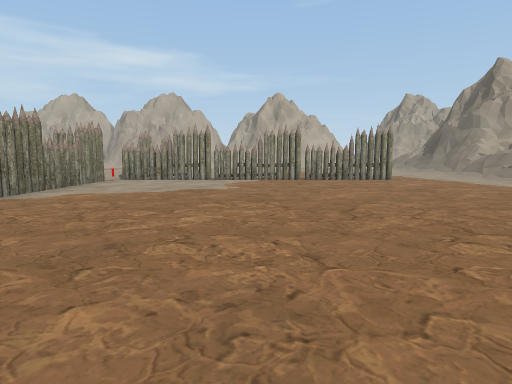
[1] (above)

18 first-person views from a walk through a Unity game level. The camera is 1.5 m above the floor, tilts 6° down and sees 75° across. The floor is counted in squares, 2 m on a side. Each view is taken from the middle of a square. On the plan, view 1 faces up. The plan holds only what a view shows up to about 11 squares ahead; the rest is blank. The place goes on beyond the plan. Some animated figures are not drawn. Some surface patterns are stand-ins.

[2]
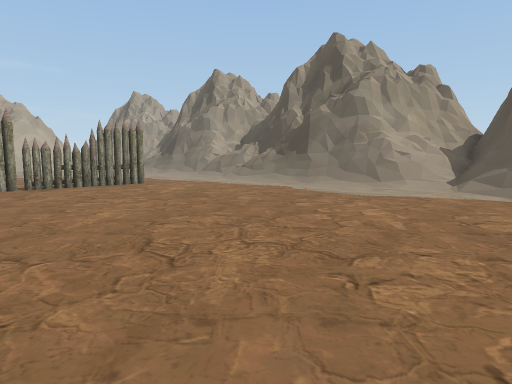

[3]
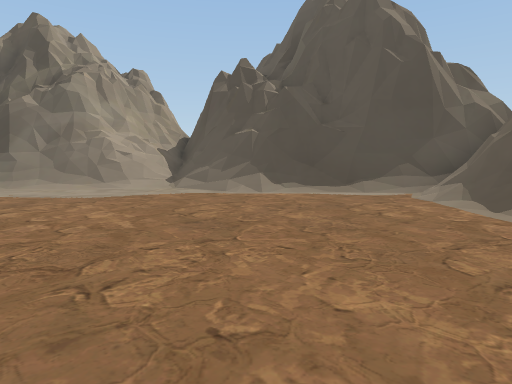

[4]
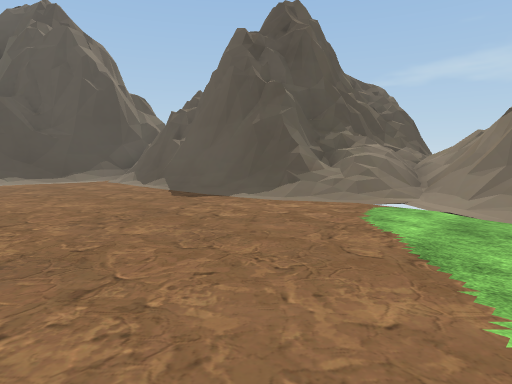

[5]
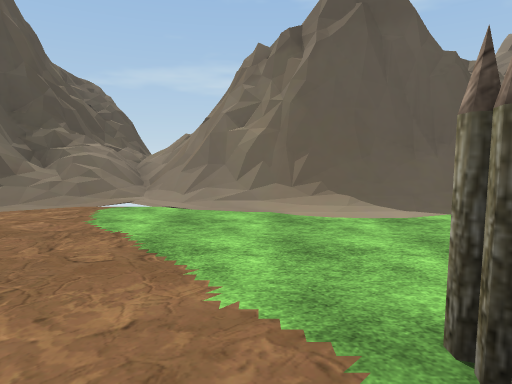

[6]
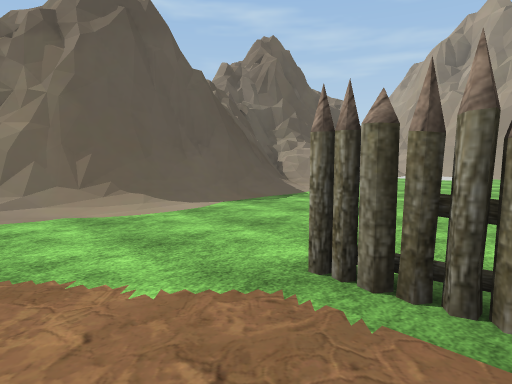

[7]
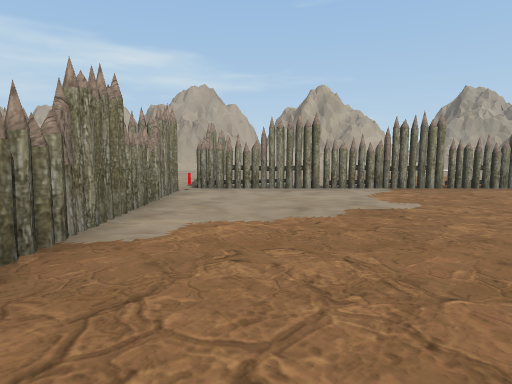

[8]
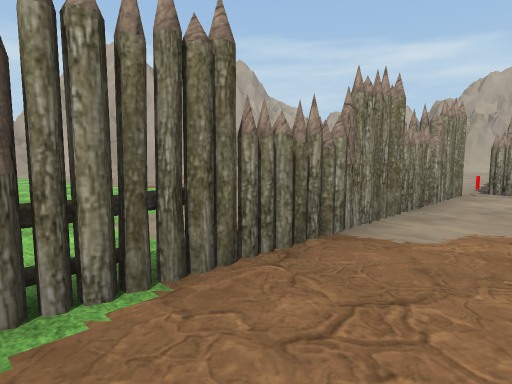

[9]
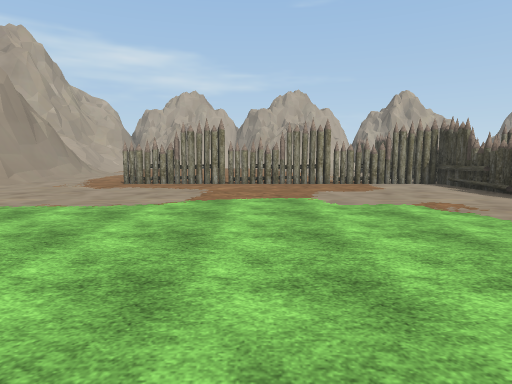

[10]
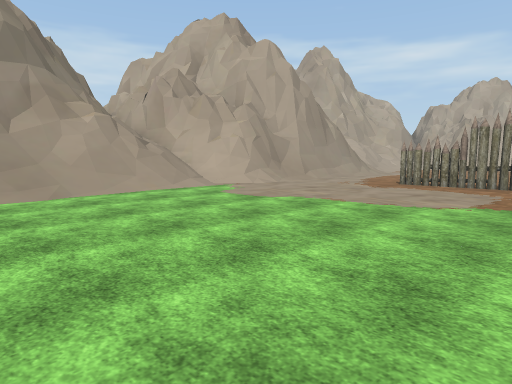

[11]
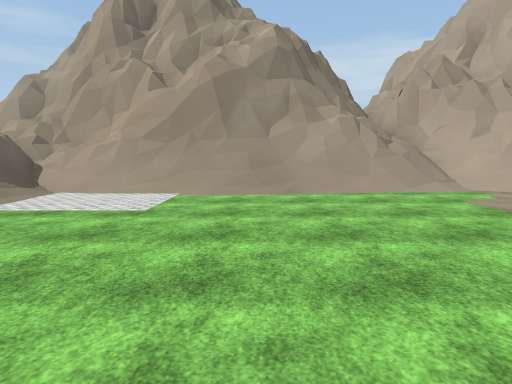

[12]
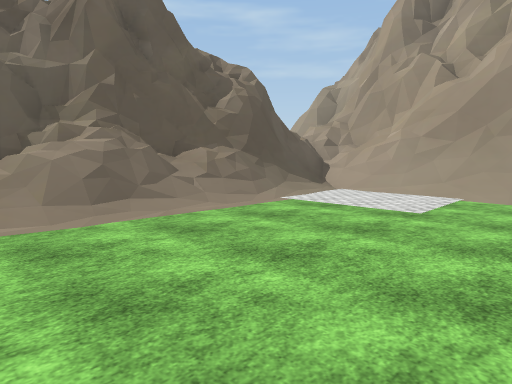

[13]
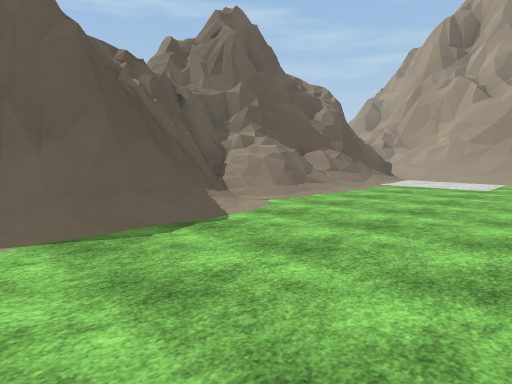

[14]
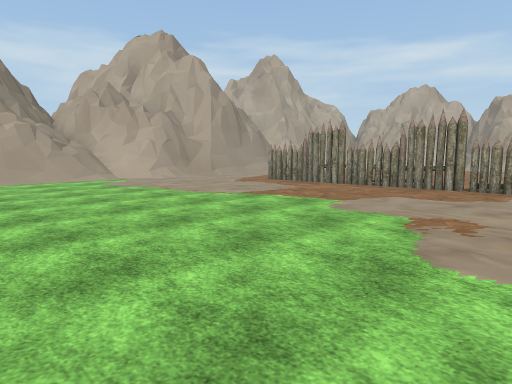

[15]
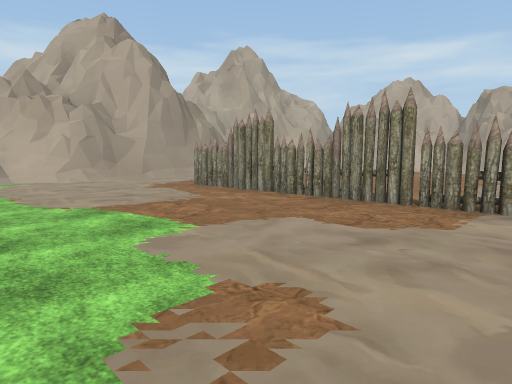

[16]
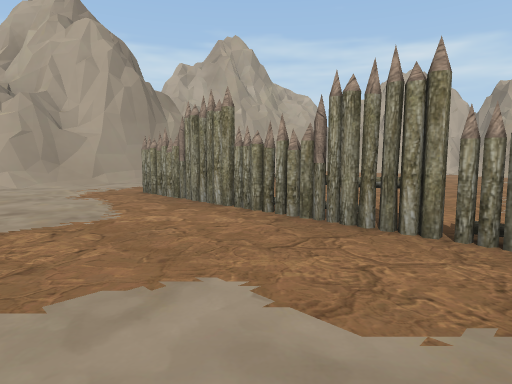

[17]
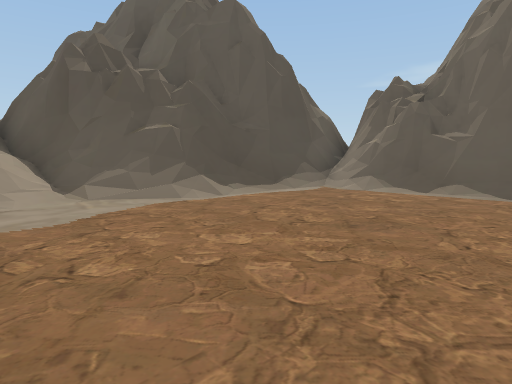

[18]
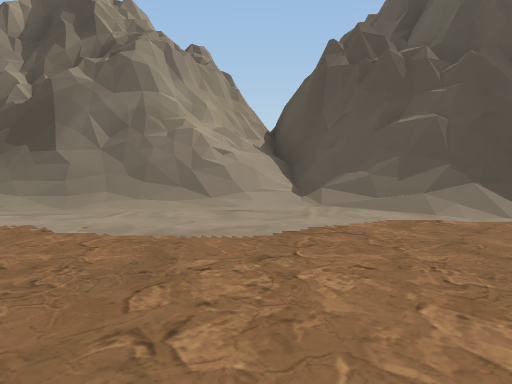

### Floor plan
Key: @ floor where view 1 was taken; # wall or solid block; . main floor; : floor 1.25 m higher than the main floor; + floor 2.75 m higher than the main floor; / step, stairs or slope; = window, fence, low wall or low ledge; ^ raised ledge.
Columns run from 21 left of view 1 to 13 right of it. Each row starts with its distance up from view 1.
 19            ..
 18            ..
 17            ...
 16             ..
 15             ..
 14            .... .#
 13            .... .#
 12    ##..    ...  .#...
 11    ##... =..=..=.#########.../
 10    #/...#########............/#
  9    #/...........#............/#
  8   ##/...........#............/##
  7 ###//...........#............/###
  6 #=///...........#............/=###
  5 =###/...........#............////^#
  4 ##=#/...........#............//####
  3  ##=/...........#............/##
  2   #//...........#.........../##
  1   ##/......................./#
  0   ##/................@....../#
 -1  ##//.................///////#
 -2  #=////////.//=///////######/#
 -3 ##==/##/////#######//=#    ###
 -4 #=+=^####==##    ##=/=#
 -5 #=  ^ ######      ##/##
 -6 #                 ##:##
 -7                    =#=

Positions as (right, up) in squares from view 1, and headings:
1: (0, 0), facing up
2: (0, 2), facing up-right
3: (0, 2), facing right
4: (-4, 3), facing down-right
5: (-4, 3), facing down
6: (-3, 3), facing down-left
7: (-3, 3), facing up
8: (-3, 3), facing up-left
9: (-10, 1), facing up
10: (-10, 1), facing up-left
11: (-10, 2), facing left
12: (-10, 2), facing down-left
13: (-6, 2), facing down-left
14: (-6, 2), facing up-left
15: (-6, 5), facing up-left
16: (-7, 7), facing up-left
17: (2, 6), facing down-right
18: (3, 5), facing right
